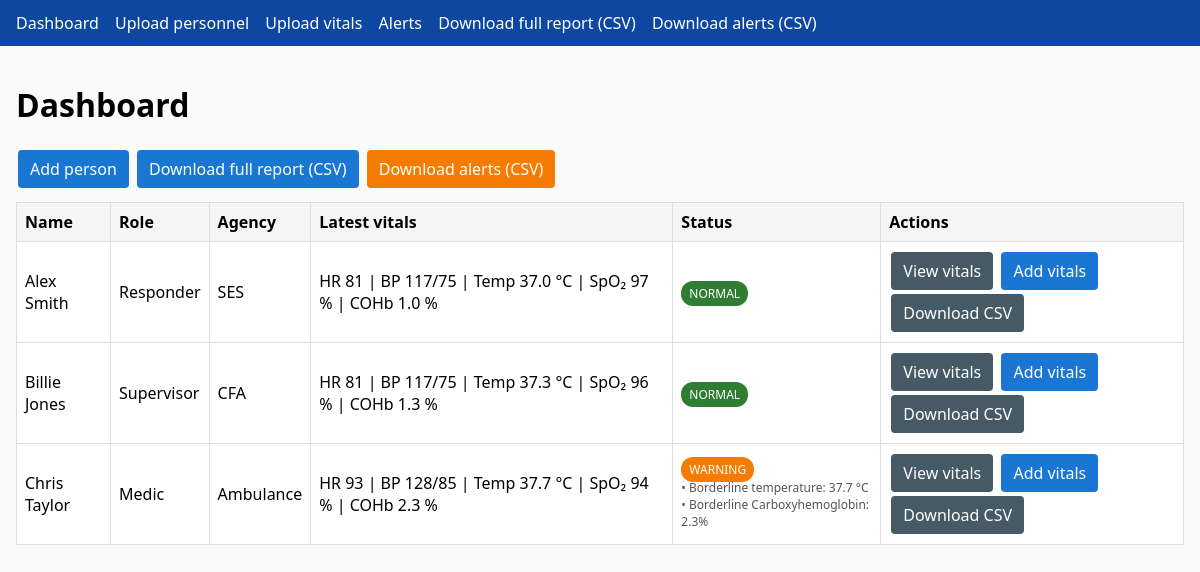
/dashboard, run on the app's committed database.
### app.py (models this page shows)
class Personnel(db.Model):
    id = db.Column(db.Integer, primary_key=True)
    name = db.Column(db.String(120), index=True)
    role = db.Column(db.String(120))
    dob = db.Column(db.Date, nullable=True)
    agency = db.Column(db.String(120))
    vitals = db.relationship("Vitals", backref="personnel", lazy=True)

class Vitals(db.Model):
    id = db.Column(db.Integer, primary_key=True)
    personnel_id = db.Column(db.Integer, db.ForeignKey("personnel.id"))
    timestamp = db.Column(db.DateTime, default=db.func.current_timestamp())
    heart_rate = db.Column(db.Integer, nullable=True)
    blood_pressure = db.Column(db.String(20), nullable=True)
    temperature = db.Column(db.Float, nullable=True)
    spo2 = db.Column(db.Integer, nullable=True)
    carboxyhemoglobin = db.Column(db.Float, nullable=True)

### app.py (the view)
@app.route("/dashboard")
def dashboard():
    people = Personnel.query.all()
    dashboard_data = []
    for p in people:
        latest = p.vitals[-1] if p.vitals else None
        status, messages = evaluate_status(latest)
        dashboard_data.append({"person": p, "latest": latest, "status": status, "messages": messages})
    return render_template("dashboard.html", dashboard_data=dashboard_data)

### templates/dashboard.html
{% extends "base.html" %}
{% block content %}
<h1>Dashboard</h1>
<a class="btn" href="{{ url_for('add_person') }}">Add person</a>
<a class="btn" href="{{ url_for('download_report') }}">Download full report (CSV)</a>
<a class="btn warning" href="{{ url_for('download_alerts_report') }}">Download alerts (CSV)</a>
<table>
  <thead>
    <tr>
      <th>Name</th>
      <th>Role</th>
      <th>Agency</th>
      <th>Latest vitals</th>
      <th>Status</th>
      <th>Actions</th>
    </tr>
  </thead>
  <tbody>
    {% for item in dashboard_data %}
      <tr>
        <td>{{ item.person.name }}</td>
        <td>{{ item.person.role }}</td>
        <td>{{ item.person.agency }}</td>
        <td>
          {% if item.latest %}
            HR {{ item.latest.heart_rate or "—" }} |
            BP {{ item.latest.blood_pressure or "—" }} |
            Temp {{ item.latest.temperature or "—" }} °C |
            SpO₂ {{ item.latest.spo2 or "—" }} % |
            COHb {{ item.latest.carboxyhemoglobin or "—" }} %
          {% else %}
            —
          {% endif %}
        </td>
        <td>
          <span class="badge {{ item.status }}">{{ item.status|upper }}</span>
          {% if item.messages and item.status != "normal" %}
            <div style="font-size: 12px; color:#555;">
              {% for m in item.messages %}
                • {{ m }}<br>
              {% endfor %}
            </div>
          {% endif %}
        </td>
        <td>
          <a class="btn secondary" href="{{ url_for('view_vitals', person_id=item.person.id) }}">View vitals</a>
          <a class="btn" href="{{ url_for('add_vitals', person_id=item.person.id) }}">Add vitals</a>
          <a class="btn secondary" href="{{ url_for('download_person_report', person_id=item.person.id) }}">
            Download CSV
          </a>
        </td>
      </tr>
    {% endfor %}
  </tbody>
</table>
{% endblock %}

### templates/base.html (shortened to what this page needs)
<!DOCTYPE html>
<html lang="en">
<head>
</head>
<body>
<header>
  <nav>
    <a href="{{ url_for('dashboard') }}">Dashboard</a>
    <a href="{{ url_for('upload_personnel') }}">Upload personnel</a>
    <a href="{{ url_for('upload_vitals') }}">Upload vitals</a>
    <a href="{{ url_for('alerts') }}">Alerts</a>
    <a href="{{ url_for('download_report') }}">Download full report (CSV)</a>
    <a href="{{ url_for('download_alerts_report') }}">Download alerts (CSV)</a>
  </nav>
</header>
<div class="container">
  {% block content %}{% endblock %}
</div>
</body>
</html>

### templates/base.html (style rules this page uses)
body { font-family: system-ui, -apple-system, Segoe UI, Roboto, Arial, sans-serif; margin: 0; background: #fafafa; }
header { background: #0d47a1; color: #fff; padding: 12px 16px; }
nav a { color: #fff; margin-right: 12px; text-decoration: none; font-weight: 500; }
.container { padding: 16px; }
.btn { display: inline-block; background: #1976d2; color: #fff; padding: 8px 12px; text-decoration: none; border-radius: 4px; margin: 2px; }
.btn.secondary { background: #455a64; }
.btn.warning { background: #f57c00; }
.badge { padding: 4px 8px; border-radius: 12px; color: #fff; font-size: 12px; }
.badge.normal { background: #2e7d32; }
.badge.warning { background: #f57c00; }
table { width: 100%; border-collapse: collapse; margin-top: 12px; background: #fff; }
th, td { border: 1px solid #ddd; padding: 8px; text-align: left; }
th { background: #f5f5f5; }

### data on the page
Personnel: person.name "Alex Smith", person.role "Responder", person.agency "SES"
Vitals: latest "81", latest "117/75", latest "37.0", latest "97", latest "1.0"
Personnel: person.name "Billie Jones", person.role "Supervisor", person.agency "CFA"
Vitals: latest "81", latest "117/75", latest "37.3", latest "96", latest "1.3"
Personnel: person.name "Chris Taylor", person.role "Medic", person.agency "Ambulance"
Vitals: latest "93", latest "128/85", latest "37.7", latest "94", latest "2.3"

### other printed values
{{ item.status|upper }} "NORMAL" "NORMAL" "WARNING"
{{ m }} "Borderline temperature: 37.7 °C" "Borderline Carboxyhemoglobin: 2.3%"
